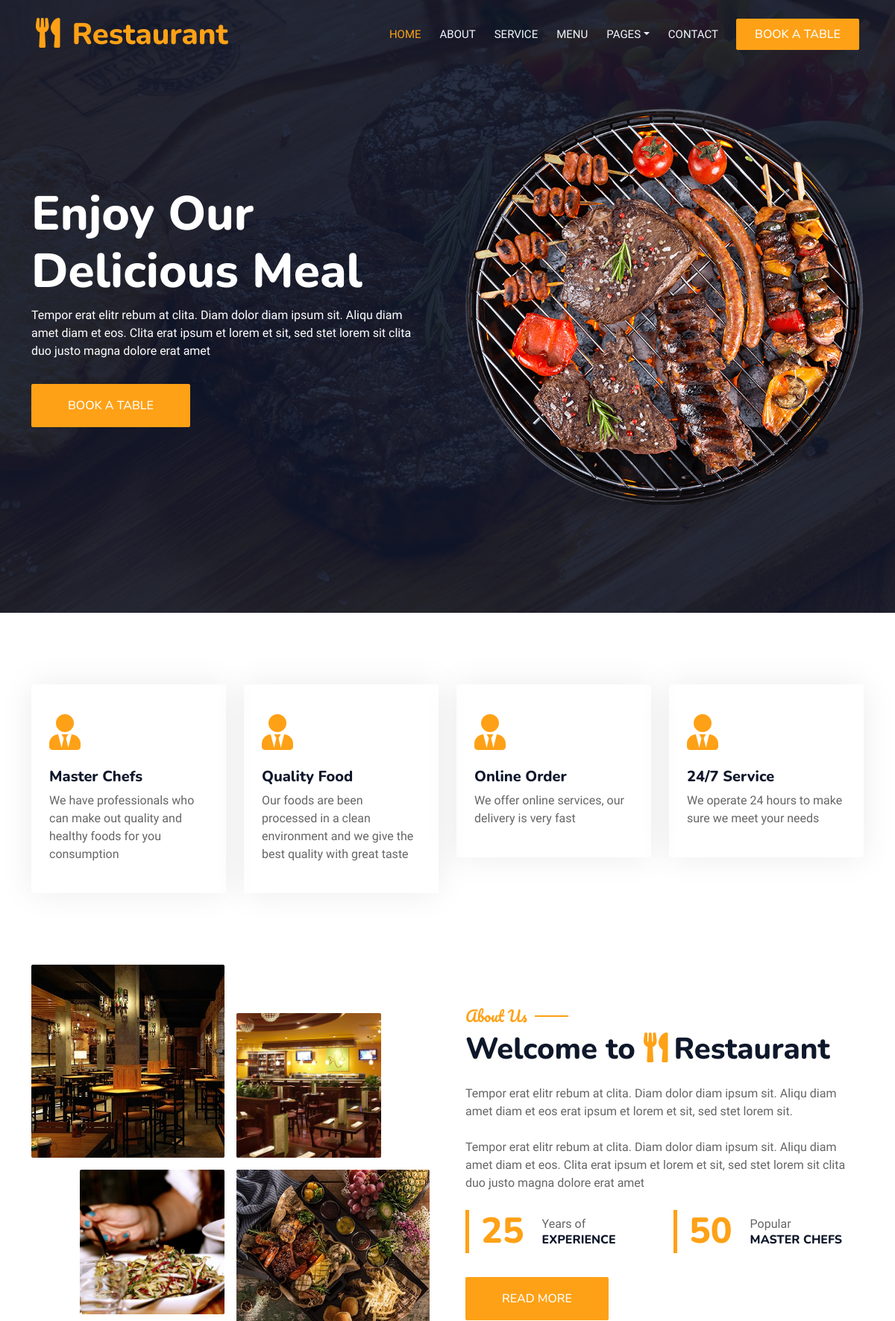
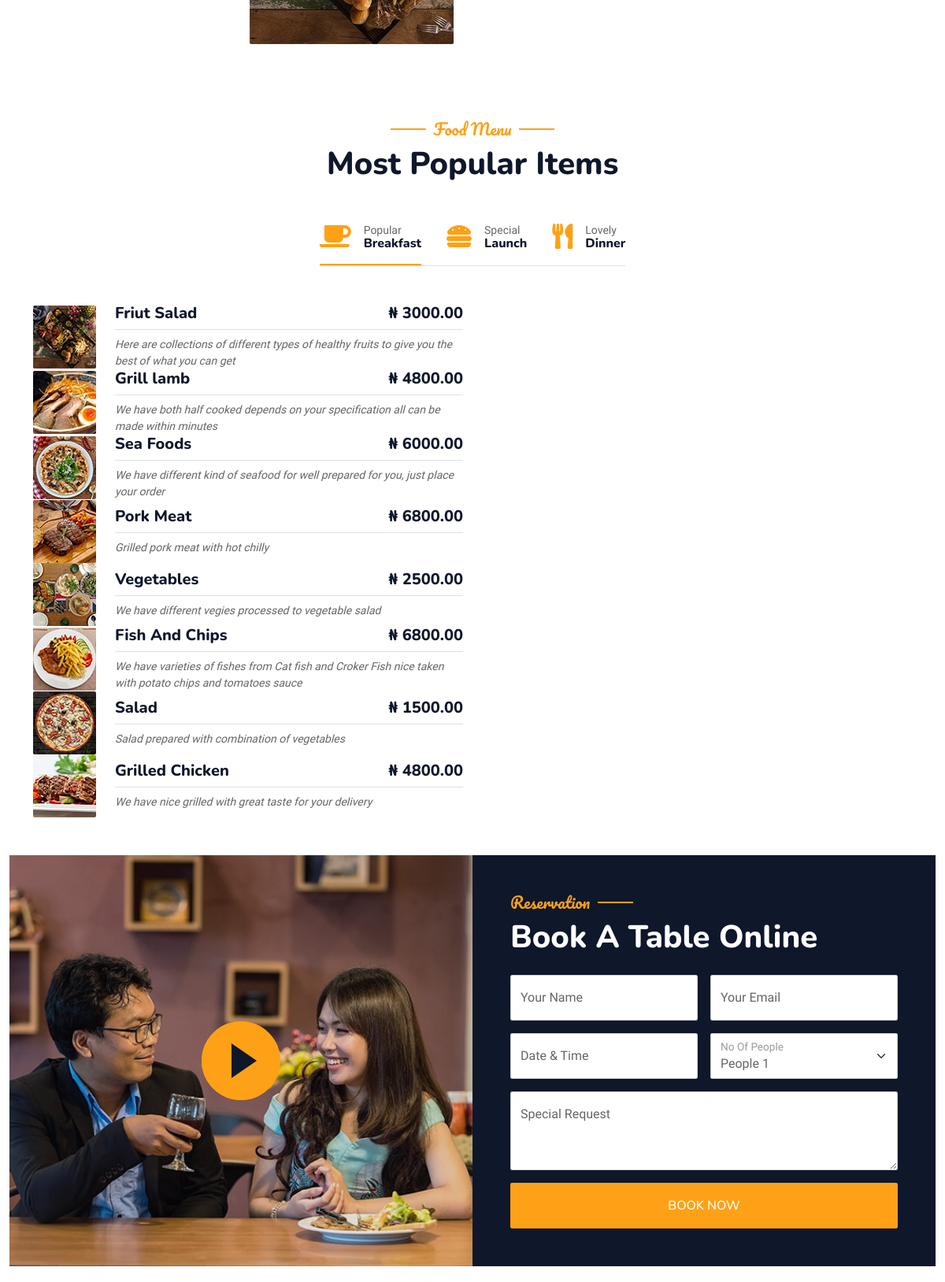
The page / (upper part) on the database its author committed (2 pictures, top to bottom).
### content/models.py (models this page shows, shortened)
class Service(models.Model):
    title = models.CharField(max_length=100)
    description = models.TextField()

class Menu(models.Model):
    name = models.CharField(max_length=100)
    description = models.TextField()
    image = models.ImageField(upload_to='menu_images')
    price = models.DecimalField(max_digits=10, decimal_places=2)

### content/views.py (the view)
# urls.py: path('', index_page, name= 'index.html'),
def index_page(request):
    if request.method == "GET":
        all_services = Service.objects.all()
        all_menu = Menu.objects.all()
        context = {
            'all_services' : all_services,
            'all_items' : all_menu
        }
        new_subscriber_email = request.GET
    elif request.method == "POST":
        new_subscriber_email = request.POST.get("email")
        Subscriber.objects.create(email=new_subscriber_email)
        return redirect("index.html")
    return render(request, 'content/index.html', context)

### content/templates/content/index.html (shortened to what this page needs)
{% load static %}
<!DOCTYPE html>
<html lang="en">
<head>
    <link href="https://cdnjs.cloudflare.com/ajax/libs/font-awesome/5.10.0/css/all.min.css" rel="stylesheet">
    <link href="https://cdn.jsdelivr.net/npm/bootstrap-icons@1.4.1/font/bootstrap-icons.css" rel="stylesheet">
    <link href="{% static 'content/lib/animate/animate.min.css' %}" rel="stylesheet">
    <link href="{% static 'content/lib/owlcarousel/assets/owl.carousel.min.css' %}" rel="stylesheet">
    <link href="{% static 'content/lib/tempusdominus/css/tempusdominus-bootstrap-4.min.css' %}" rel="stylesheet" />
    <link href="{% static 'content/css/bootstrap.min.css' %}" rel="stylesheet">
    <link href="{% static 'content/css/style.css' %}" rel="stylesheet">
</head>
<body>
    <div class="container-xxl bg-white p-0">
        <div class="container-xxl position-relative p-0">
            <nav class="navbar navbar-expand-lg navbar-dark bg-dark px-4 px-lg-5 py-3 py-lg-0">
                <a href="" class="navbar-brand p-0">
                    <h1 class="text-primary m-0"><i class="fa fa-utensils me-3"></i>Restaurant</h1>
                </a>
                <div class="collapse navbar-collapse" id="navbarCollapse">
                    <div class="navbar-nav ms-auto py-0 pe-4">
                        <a href="index.html" class="nav-item nav-link active">Home</a>
                        <a href="about.html" class="nav-item nav-link">About</a>
                        <a href="service.html" class="nav-item nav-link">Service</a>
                        <a href="menu.html" class="nav-item nav-link">Menu</a>
                        <div class="nav-item dropdown">
                            <a href="#" class="nav-link dropdown-toggle" data-bs-toggle="dropdown">Pages</a>
                        </div>
                        <a href="contact.html" class="nav-item nav-link">Contact</a>
                    </div>
                    <a href="" class="btn btn-primary py-2 px-4">Book A Table</a>
                </div>
            </nav>
            <div class="container-xxl py-5 bg-dark hero-header mb-5">
                <div class="container my-5 py-5">
                    <div class="row align-items-center g-5">
                        <div class="col-lg-6 text-center text-lg-start">
                            <h1 class="display-3 text-white animated slideInLeft">Enjoy Our<br>Delicious Meal</h1>
                            <p class="text-white animated slideInLeft mb-4 pb-2">Tempor erat elitr rebum at clita. Diam dolor diam ipsum sit. Aliqu diam amet diam et eos. Clita erat ipsum et lorem et sit, sed stet lorem sit clita duo justo magna dolore erat amet</p>
                            <a href="" class="btn btn-primary py-sm-3 px-sm-5 me-3 animated slideInLeft">Book A Table</a>
                        </div>
                        <div class="col-lg-6 text-center text-lg-end overflow-hidden">
                            <img class="img-fluid" src="{% static 'content/img/hero.png' %}" alt="">
                        </div>
                    </div>
                </div>
            </div>
        </div>
        <div class="container-xxl py-5">
            <div class="container">
                <div class="row g-4">
                    {% for service in all_services %}
                    <div class="col-lg-3 col-sm-6 wow fadeInUp" data-wow-delay="0.1s">
                        <div class="service-item rounded pt-3">
                            <div class="p-4">
                                <i class="fa fa-3x fa-user-tie text-primary mb-4"></i>
                                <h5>{{ service.title }}</h5>
                                <p>{{ service.description }}</p>
                            </div>
                        </div>
                    </div>
                    {% endfor %}
                </div>
            </div>
        </div>
        <div class="container-xxl py-5">
            <div class="container">
                <div class="row g-5 align-items-center">
                    <div class="col-lg-6">
                        <div class="row g-3">
                            <div class="col-6 text-start">
                                <img class="img-fluid rounded w-100 wow zoomIn" data-wow-delay="0.1s" src="{% static 'content/img/about-1.jpg' %}">
                            </div>
                            <div class="col-6 text-start">
                                <img class="img-fluid rounded w-75 wow zoomIn" data-wow-delay="0.3s" src="{% static 'content/img/about-2.jpg' %}" style="margin-top: 25%;">
                            </div>
                            <div class="col-6 text-end">
                                <img class="img-fluid rounded w-75 wow zoomIn" data-wow-delay="0.5s" src="{% static 'content/img/about-3.jpg' %}">
                            </div>
                            <div class="col-6 text-end">
                                <img class="img-fluid rounded w-100 wow zoomIn" data-wow-delay="0.7s" src="{% static 'content/img/about-4.jpg' %}">
                            </div>
                        </div>
                    </div>
                    <div class="col-lg-6">
                        <h5 class="section-title ff-secondary text-start text-primary fw-normal">About Us</h5>
                        <h1 class="mb-4">Welcome to <i class="fa fa-utensils text-primary me-2"></i>Restaurant</h1>
                        <p class="mb-4">Tempor erat elitr rebum at clita. Diam dolor diam ipsum sit. Aliqu diam amet diam et eos erat ipsum et lorem et sit, sed stet lorem sit.</p>
                        <p class="mb-4">Tempor erat elitr rebum at clita. Diam dolor diam ipsum sit. Aliqu diam amet diam et eos. Clita erat ipsum et lorem et sit, sed stet lorem sit clita duo justo magna dolore erat amet</p>
                        <div class="row g-4 mb-4">
                            <div class="col-sm-6">
                                <div class="d-flex align-items-center border-start border-5 border-primary px-3">
                                    <h1 class="flex-shrink-0 display-5 text-primary mb-0" data-toggle="counter-up">25</h1>
                                    <div class="ps-4">
                                        <p class="mb-0">Years of</p>
                                        <h6 class="text-uppercase mb-0">Experience</h6>
                                    </div>
                                </div>
                            </div>
                            <div class="col-sm-6">
                                <div class="d-flex align-items-center border-start border-5 border-primary px-3">
                                    <h1 class="flex-shrink-0 display-5 text-primary mb-0" data-toggle="counter-up">50</h1>
                                    <div class="ps-4">
                                        <p class="mb-0">Popular</p>
                                        <h6 class="text-uppercase mb-0">Master Chefs</h6>
                                    </div>
                                </div>
                            </div>
                        </div>
                        <a class="btn btn-primary py-3 px-5 mt-2" href="">Read More</a>
                    </div>
                </div>
            </div>
        </div>
        <div class="container-xxl py-5">
            <div class="container">
                <div class="text-center wow fadeInUp" data-wow-delay="0.1s">
                    <h5 class="section-title ff-secondary text-center text-primary fw-normal">Food Menu</h5>
                    <h1 class="mb-5">Most Popular Items</h1>
                </div>
                <div class="tab-class text-center wow fadeInUp" data-wow-delay="0.1s">
                    <ul class="nav nav-pills d-inline-flex justify-content-center border-bottom mb-5">
                        <li class="nav-item">
                            <a class="d-flex align-items-center text-start mx-3 ms-0 pb-3 active" data-bs-toggle="pill" href="#tab-1">
                                <i class="fa fa-coffee fa-2x text-primary"></i>
                                <div class="ps-3">
                                    <small class="text-body">Popular</small>
                                    <h6 class="mt-n1 mb-0">Breakfast</h6>
                                </div>
                            </a>
                        </li>
                        <li class="nav-item">
                            <a class="d-flex align-items-center text-start mx-3 pb-3" data-bs-toggle="pill" href="#tab-2">
                                <i class="fa fa-hamburger fa-2x text-primary"></i>
                                <div class="ps-3">
                                    <small class="text-body">Special</small>
                                    <h6 class="mt-n1 mb-0">Launch</h6>
                                </div>
                            </a>
                        </li>
                        <li class="nav-item">
                            <a class="d-flex align-items-center text-start mx-3 me-0 pb-3" data-bs-toggle="pill" href="#tab-3">
                                <i class="fa fa-utensils fa-2x text-primary"></i>
                                <div class="ps-3">
                                    <small class="text-body">Lovely</small>
                                    <h6 class="mt-n1 mb-0">Dinner</h6>
                                </div>
                            </a>
                        </li>
                    </ul>
                    <div class="tab-content">
                        <div id="tab-1" class="tab-pane fade show p-0 active">
                            <div class="row g-4">
                                <div class="col-lg-6">
                                    {% for item in all_items %}
                                    <div class="d-flex align-items-center">
                                        <img class="flex-shrink-0 img-fluid rounded" src="{{ item.image.url }}" alt="" style="width: 80px;">
                                        <div class="w-100 d-flex flex-column text-start ps-4">
                                            <h5 class="d-flex justify-content-between border-bottom pb-2">
                                                <span>{{ item.name }}</span>
                                            <span>&#8358; {{ item.price }}</span>
                                            </h5>
                                            <small class="fst-italic">{{ item.description }}</small>
                                        </div>
                                    </div>
                                    {% endfor %}
                                </div>
                        </div>
                    </div>
                </div>
            </div>
        </div>
        <div class="container-xxl py-5 px-0 wow fadeInUp" data-wow-delay="0.1s">
            <div class="row g-0">
                <div class="col-md-6">
                    <div class="video">
                        <button type="button" class="btn-play" data-bs-toggle="modal" data-src="https://www.youtube.com/embed/DWRcNpR6Kdc" data-bs-target="#videoModal">
                            <span></span>
                        </button>
                    </div>
                </div>
                <div class="col-md-6 bg-dark d-flex align-items-center">
                    <div class="p-5 wow fadeInUp" data-wow-delay="0.2s">
                        <h5 class="section-title ff-secondary text-start text-primary fw-normal">Reservation</h5>
                        <h1 class="text-white mb-4">Book A Table Online</h1>
                        <form action="" method="post">
                            <div class="row g-3">
                                <div class="col-md-6">
                                    <div class="form-floating">
                                        <input type="text" class="form-control" id="name" placeholder="Your Name">
                                        <label for="name">Your Name</label>
                                    </div>
                                </div>
                                <div class="col-md-6">
                                    <div class="form-floating">
                                        <input type="email" class="form-control" id="email" placeholder="Your Email">
                                        <label for="email">Your Email</label>
                                    </div>
                                </div>
                                <div class="col-md-6">
                                    <div class="form-floating date" id="date3" data-target-input="nearest">
                                        <input type="text" class="form-control datetimepicker-input" id="datetime" placeholder="Date & Time" data-target="#date3" data-toggle="datetimepicker" />
                                        <label for="datetime">Date & Time</label>
                                    </div>
                                </div>
                                <div class="col-md-6">
                                    <div class="form-floating">
                                        <select class="form-select" id="select1">
                                          <option value="1">People 1</option>
                                        </select>
                                        <label for="select1">No Of People</label>
                                      </div>
                                </div>
                                <div class="col-12">
                                    <div class="form-floating">
                                        <textarea class="form-control" placeholder="Special Request" id="message" style="height: 100px"></textarea>
                                        <label for="message">Special Request</label>
                                    </div>
                                </div>
                                <div class="col-12">
                                    <button class="btn btn-primary w-100 py-3" type="submit">Book Now</button>
                                </div>
                            </div>
                        </form>
                    </div>
                </div>
            </div>
        </div>
    </div>
</body>
</html>

### rows shown on the page
Service: title "Master Chefs", description "We have professionals who can make out quality and healthy foods for you consumption"
Service: title "Quality Food", description "Our foods are been processed in a clean environment and we give the best quality with great taste"
Service: title "Online Order", description "We offer online services, our delivery is very fast"
Service: title "24/7 Service", description "We operate 24 hours to make sure we meet your needs"
Menu: image (picture), name "Friut Salad", price "3000.00", description "Here are collections of different types of healthy fruits to give you the best of what you can get"
Menu: image (picture), name "Grill lamb", price "4800.00", description "We have both half cooked depends on your specification all can be made within minutes"
Menu: image (picture), name "Sea Foods", price "6000.00", description "We have different kind of seafood for well prepared for you, just place your order"
Menu: image (picture), name "Pork Meat", price "6800.00", description "Grilled pork meat with hot chilly"
Menu: image (picture), name "Vegetables", price "2500.00", description "We have different vegies processed to vegetable salad"
Menu: image (picture), name "Fish And Chips", price "6800.00", description "We have varieties of fishes from Cat fish and Croker Fish nice taken with potato chips and tomatoes sauce"
Menu: image (picture), name "Salad", price "1500.00", description "Salad prepared with combination of vegetables"
Menu: image (picture), name "Grilled Chicken", price "4800.00", description "We have nice grilled with great taste for your delivery"
